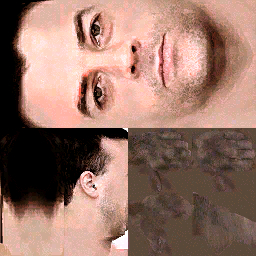
#> input picture arma_CWR/tests/integration/multiplayer/custom_face_hosted_visual.test/face.jpg, 256 x 256 px
$ python profile.py ../../../../../../arma_CWR/tests/integration/multiplayer/custom_face_hosted_visual.test/face.jpg
#> lines starting #> are read from the running program, lines starting #| are printed output that depends on the picture; after the words box and inside, x2 and y2 are one past the last pixel; in counts of white or black regions, pixels touching at a corner belong together
import sys
from PIL import Image
import numpy as np
for v in sys.argv[1:]:
    a=np.asarray(Image.open(v).convert('RGB')).astype(float)
    l=a@[0.299,0.587,0.114]
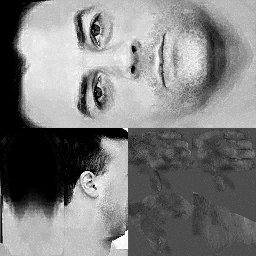
#> l: shape (256, 256) float64; min 0, max 255, mean 126.2
    m=l>=l.max()-3
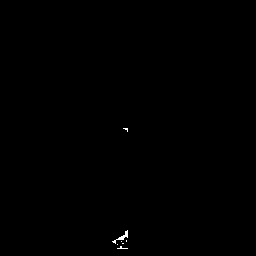
#> m: shape (256, 256) bool; 0.13% white in thin lines or dots, all inside (x1, y1, x2, y2) = (112, 128, 128, 249)
    ys,xs=np.where(m); cy,cx=int(np.median(ys)),int(np.median(xs))
#> after `ys, xs = np.where(m)`: ys = 87 values from 128 to 248; xs = 87 values, max 127 at index 4, min 112 at index 59, mean 122.1
#> after `cy, cx = (int(np.median(ys)), int(np.median(xs)))`: cy = 238; cx = 123
    out=[]
    for r in [0,4,8,12,16,24,32,48,64,96,128,192]:
        pts=[(cy-r,cx),(cy,cx+r),(cy-int(r*.7),cx+int(r*.7))]
        vals=[a[p] for p in pts if 0<=p[0]<a.shape[0] and 0<=p[1]<a.shape[1]]
        out.append('%d:%s'%(r,','.join(str(int(x)) for x in np.mean(vals,axis=0))))
#> this loop made 12 passes
#> (pts, vals) on passes 1 to 7: ([(238, 123), (238, 123), (238, 123)], [[255, 255, 255], [255, 255, 255], [255, 255, 255]]), ([(234, 123), (238, 127), (236, 125)], [[65, 32, 15], [254, 247, 255], [255, 255, 253]]), ([(230, 123), (238, 131), (233, 128)], [[189, 145, 132], [90, 73, 57], [106, 76, 68]]), ([(226, 123), (238, 135), (230, 131)], [[206, 150, 149], [90, 73, 57], [90, 73, 57]]), ([(222, 123), (238, 139), (227, 134)], [[139, 101, 82], [98, 74, 62], [93, 69, 57]]), ([(214, 123), (238, 147), (222, 139)], [[225, 165, 141], [123, 88, 82], [81, 74, 46]]), ([(206, 123), (238, 155), (216, 145)], [[235, 185, 174], [78, 59, 52], [92, 65, 58]])
#> after the loop, out = ['0:255,255,255', '4:191,178,174', '8:128,98,85', '12:128,98,87', '16:110,81,67', '24:143,109,89', '32:135,103,94', '48:136,111,98', '64:131,106,96', '96:145,110,90', '128:142,106,99', '192:255,200,185']
    print(v.split('/')[-2]+'/'+v.split('/')[-1],'c',cx,cy,' '.join(out))
#| custom_face_hosted_visual.test/face.jpg c 123 238 0:255,255,255 4:191,178,174 8:128,98,85 12:128,98,87 16:110,81,67 24:143,109,89 32:135,103,94 48:136,111,98 64:131,106,96 96:145,110,90 128:142,106,99 192:255,200,185
